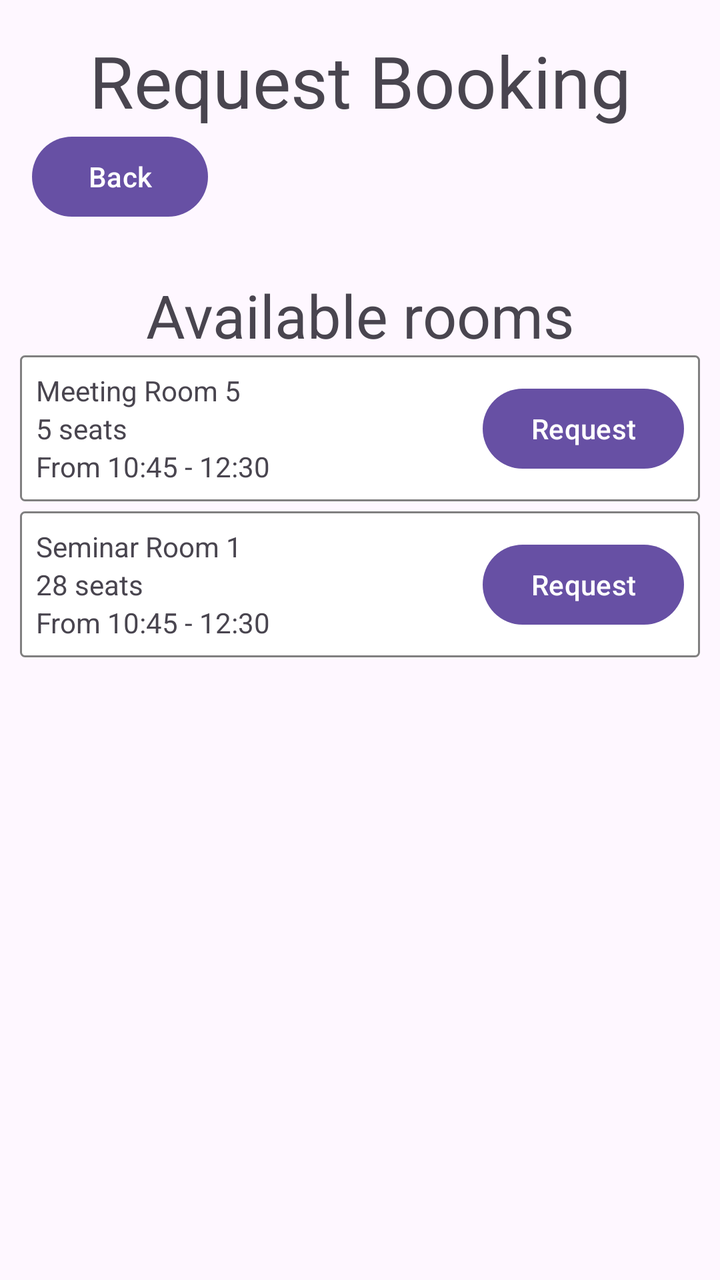
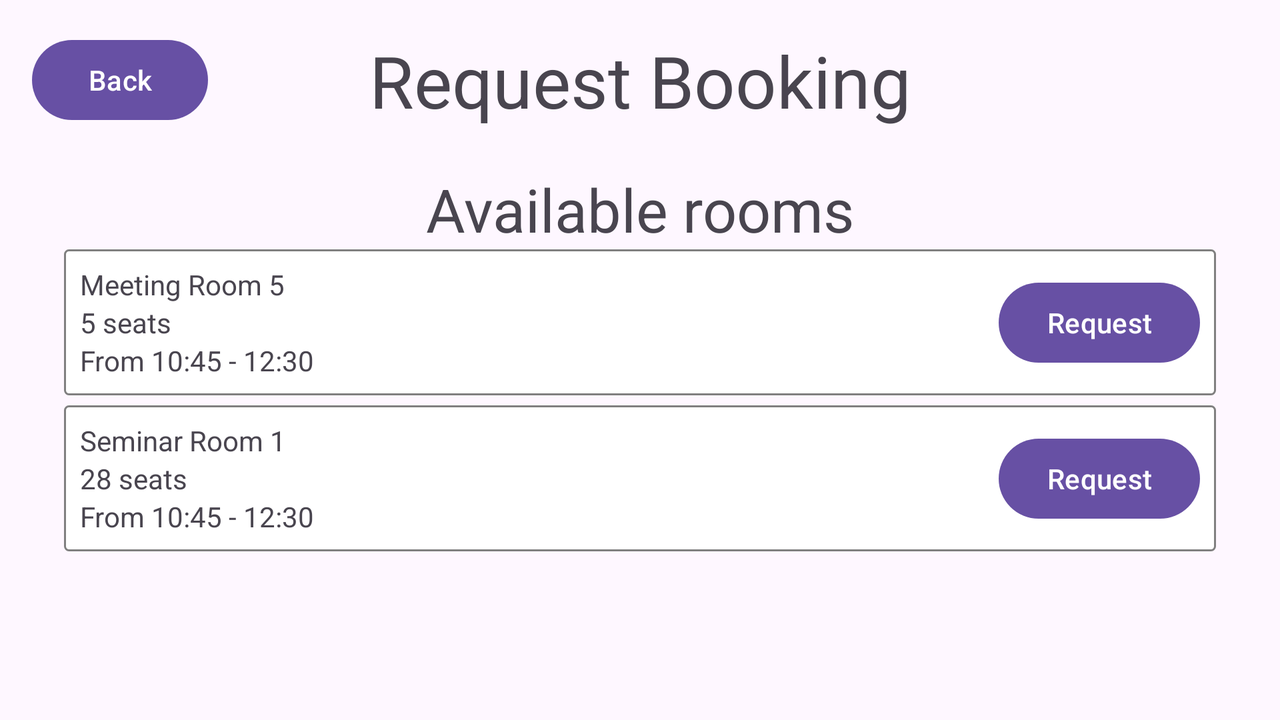

The same Android screen from two of the app's own layout files: first res/layout/ as a phone draws it, then the repository's variant for another configuration, drawn on a device whose configuration selects that folder. Both files follow.
<!-- AndroidManifest.xml: application theme Theme.COMP2000UI -->
<!-- res/layout/activity_employee_view_available_rooms.xml -->
<?xml version="1.0" encoding="utf-8"?>
<androidx.constraintlayout.widget.ConstraintLayout xmlns:android="http://schemas.android.com/apk/res/android"
    xmlns:app="http://schemas.android.com/apk/res-auto"
    xmlns:tools="http://schemas.android.com/tools"
    android:id="@+id/cl_employee_view_available_rooms"
    android:layout_width="match_parent"
    android:layout_height="match_parent"
    tools:context=".EmployeeViewAvailableRoomsActivity">

    <TextView
        android:id="@+id/textview_request_booking"
        android:layout_width="wrap_content"
        android:layout_height="wrap_content"
        android:layout_marginTop="16dp"
        android:text="Request Booking"
        android:textSize="36sp"
        app:layout_constraintEnd_toEndOf="parent"
        app:layout_constraintStart_toStartOf="parent"
        app:layout_constraintTop_toTopOf="parent" />

    <Button
        android:id="@+id/button_back"
        android:layout_width="wrap_content"
        android:layout_height="wrap_content"
        android:layout_marginStart="16dp"
        android:text="Back"
        app:layout_constraintStart_toStartOf="parent"
        app:layout_constraintTop_toBottomOf="@+id/textview_request_booking" />

    <TextView
        android:id="@+id/textview_available_rooms"
        android:layout_width="wrap_content"
        android:layout_height="wrap_content"
        android:layout_marginTop="25dp"
        android:text="Available rooms"
        android:textSize="30sp"
        app:layout_constraintEnd_toEndOf="parent"
        app:layout_constraintStart_toStartOf="parent"
        app:layout_constraintTop_toBottomOf="@+id/button_back" />

    <ScrollView
        android:layout_width="0dp"
        android:layout_height="0dp"
        android:layout_marginStart="10dp"
        android:layout_marginEnd="10dp"
        android:layout_marginBottom="10dp"
        app:layout_constraintBottom_toTopOf="@+id/button_back_to_dashboard"
        app:layout_constraintEnd_toEndOf="parent"
        app:layout_constraintHorizontal_bias="1.0"
        app:layout_constraintStart_toStartOf="parent"
        app:layout_constraintTop_toBottomOf="@+id/textview_available_rooms">

        <LinearLayout
            android:id="@+id/linearlayout_request_list"
            android:layout_width="match_parent"
            android:layout_height="wrap_content"
            android:orientation="vertical">

            <androidx.constraintlayout.widget.ConstraintLayout
                android:id="@+id/booking_request_example_item_1"
                android:layout_width="match_parent"
                android:layout_height="match_parent"
                android:layout_marginBottom="5sp"
                android:background="@drawable/element_border">

                <LinearLayout
                    android:layout_width="0dp"
                    android:layout_height="match_parent"
                    android:layout_marginEnd="5dp"
                    android:orientation="vertical"
                    app:layout_constraintBottom_toBottomOf="parent"
                    app:layout_constraintEnd_toStartOf="@+id/button_request_room_1"
                    app:layout_constraintStart_toStartOf="parent"
                    app:layout_constraintTop_toTopOf="parent">

                    <TextView
                        android:id="@+id/textView3"
                        android:layout_width="match_parent"
                        android:layout_height="wrap_content"
                        android:text="Meeting Room 5" />

                    <TextView
                        android:id="@+id/textView4"
                        android:layout_width="match_parent"
                        android:layout_height="wrap_content"
                        android:text="5 seats" />

                    <TextView
                        android:id="@+id/textView5"
                        android:layout_width="match_parent"
                        android:layout_height="wrap_content"
                        android:text="From 10:45 - 12:30" />

                </LinearLayout>

                <Button
                    android:id="@+id/button_request_room_1"
                    android:layout_width="wrap_content"
                    android:layout_height="wrap_content"
                    android:text="Request"
                    app:layout_constraintBottom_toBottomOf="parent"
                    app:layout_constraintEnd_toEndOf="parent"
                    app:layout_constraintTop_toTopOf="parent" />

            </androidx.constraintlayout.widget.ConstraintLayout>

            <androidx.constraintlayout.widget.ConstraintLayout
                android:id="@+id/booking_request_example_item_2"
                android:layout_width="match_parent"
                android:layout_height="match_parent"
                android:background="@drawable/element_border">

                <LinearLayout
                    android:layout_width="0dp"
                    android:layout_height="match_parent"
                    android:layout_marginEnd="5dp"
                    android:orientation="vertical"
                    app:layout_constraintBottom_toBottomOf="parent"
                    app:layout_constraintEnd_toStartOf="@+id/button_request_room_2"
                    app:layout_constraintStart_toStartOf="parent"
                    app:layout_constraintTop_toTopOf="parent">

                    <TextView
                        android:id="@+id/textView6"
                        android:layout_width="match_parent"
                        android:layout_height="wrap_content"
                        android:text="Seminar Room 1" />

                    <TextView
                        android:id="@+id/textView7"
                        android:layout_width="match_parent"
                        android:layout_height="wrap_content"
                        android:text="28 seats" />

                    <TextView
                        android:id="@+id/textView8"
                        android:layout_width="match_parent"
                        android:layout_height="wrap_content"
                        android:text="From 10:45 - 12:30" />

                </LinearLayout>

                <Button
                    android:id="@+id/button_request_room_2"
                    android:layout_width="wrap_content"
                    android:layout_height="wrap_content"
                    android:text="Request"
                    app:layout_constraintBottom_toBottomOf="parent"
                    app:layout_constraintEnd_toEndOf="parent"
                    app:layout_constraintTop_toTopOf="parent" />

            </androidx.constraintlayout.widget.ConstraintLayout>
        </LinearLayout>
    </ScrollView>

    <Button
        android:id="@+id/button_back_to_dashboard"
        android:layout_width="wrap_content"
        android:layout_height="wrap_content"
        android:layout_marginBottom="16dp"
        android:text="Back To Dashboard"
        android:visibility="gone"
        app:layout_constraintBottom_toBottomOf="parent"
        app:layout_constraintEnd_toEndOf="parent"
        app:layout_constraintStart_toStartOf="parent" />
</androidx.constraintlayout.widget.ConstraintLayout>
<!-- resources referenced by this layout -->
<resources>
  <!-- drawable element_border (drawable) -->
  <?xml version="1.0" encoding="utf-8"?>
  <shape xmlns:android="http://schemas.android.com/apk/res/android"
      android:shape="rectangle">
  
      <solid android:color="#FFFFFF" />
  
      <stroke
          android:width="1dp"
          android:color="#808080"
          />
  
      <corners android:radius="2dp" />
  
      <padding
          android:left="8dp"
          android:top="8dp"
          android:right="8dp"
          android:bottom="8dp"
          />
  
  </shape>
  <style name="Theme.COMP2000UI" parent="Base.Theme.COMP2000UI" />
  <style name="Base.Theme.COMP2000UI" parent="Theme.Material3.DayNight.NoActionBar">
          
          
      </style>
</resources>
<!-- res/layout-land/activity_employee_view_available_rooms.xml (the repository's variant of the layout above) -->
<!-- drawn on the phone turned sideways -->
<?xml version="1.0" encoding="utf-8"?>
<androidx.constraintlayout.widget.ConstraintLayout xmlns:android="http://schemas.android.com/apk/res/android"
    xmlns:app="http://schemas.android.com/apk/res-auto"
    xmlns:tools="http://schemas.android.com/tools"
    android:id="@+id/cl_employee_view_available_rooms"
    android:layout_width="match_parent"
    android:layout_height="match_parent"
    tools:context=".EmployeeViewAvailableRoomsActivity">

    <TextView
        android:id="@+id/textview_request_booking"
        android:layout_width="wrap_content"
        android:layout_height="wrap_content"
        android:layout_marginTop="16dp"
        android:text="Request Booking"
        android:textSize="36sp"
        app:layout_constraintEnd_toEndOf="parent"
        app:layout_constraintStart_toStartOf="parent"
        app:layout_constraintTop_toTopOf="parent" />

    <Button
        android:id="@+id/button_back"
        android:layout_width="wrap_content"
        android:layout_height="wrap_content"
        android:layout_marginStart="16dp"
        android:layout_marginTop="16dp"
        android:text="Back"
        app:layout_constraintStart_toStartOf="parent"
        app:layout_constraintTop_toTopOf="parent" />

    <TextView
        android:id="@+id/textview_available_rooms"
        android:layout_width="wrap_content"
        android:layout_height="wrap_content"
        android:layout_marginTop="20dp"
        android:text="Available rooms"
        android:textSize="30sp"
        app:layout_constraintEnd_toEndOf="parent"
        app:layout_constraintStart_toStartOf="parent"
        app:layout_constraintTop_toBottomOf="@+id/textview_request_booking" />

    <ScrollView
        android:layout_width="0dp"
        android:layout_height="0dp"
        android:layout_marginStart="32dp"
        android:layout_marginEnd="32dp"
        android:layout_marginBottom="10dp"
        app:layout_constraintBottom_toTopOf="@+id/button_back_to_dashboard"
        app:layout_constraintEnd_toEndOf="parent"
        app:layout_constraintHorizontal_bias="1.0"
        app:layout_constraintStart_toStartOf="parent"
        app:layout_constraintTop_toBottomOf="@+id/textview_available_rooms">

        <LinearLayout
            android:id="@+id/linearlayout_request_list"
            android:layout_width="match_parent"
            android:layout_height="wrap_content"
            android:orientation="vertical">

            <androidx.constraintlayout.widget.ConstraintLayout
                android:id="@+id/booking_request_example_item_1"
                android:layout_width="match_parent"
                android:layout_height="match_parent"
                android:layout_marginBottom="5sp"
                android:background="@drawable/element_border">

                <LinearLayout
                    android:layout_width="0dp"
                    android:layout_height="match_parent"
                    android:layout_marginEnd="5dp"
                    android:orientation="vertical"
                    app:layout_constraintBottom_toBottomOf="parent"
                    app:layout_constraintEnd_toStartOf="@+id/button_request_room_1"
                    app:layout_constraintStart_toStartOf="parent"
                    app:layout_constraintTop_toTopOf="parent">

                    <TextView
                        android:id="@+id/textView3"
                        android:layout_width="match_parent"
                        android:layout_height="wrap_content"
                        android:text="Meeting Room 5" />

                    <TextView
                        android:id="@+id/textView4"
                        android:layout_width="match_parent"
                        android:layout_height="wrap_content"
                        android:text="5 seats" />

                    <TextView
                        android:id="@+id/textView5"
                        android:layout_width="match_parent"
                        android:layout_height="wrap_content"
                        android:text="From 10:45 - 12:30" />

                </LinearLayout>

                <Button
                    android:id="@+id/button_request_room_1"
                    android:layout_width="wrap_content"
                    android:layout_height="wrap_content"
                    android:text="Request"
                    app:layout_constraintBottom_toBottomOf="parent"
                    app:layout_constraintEnd_toEndOf="parent"
                    app:layout_constraintTop_toTopOf="parent" />

            </androidx.constraintlayout.widget.ConstraintLayout>

            <androidx.constraintlayout.widget.ConstraintLayout
                android:id="@+id/booking_request_example_item_2"
                android:layout_width="match_parent"
                android:layout_height="match_parent"
                android:background="@drawable/element_border">

                <LinearLayout
                    android:layout_width="0dp"
                    android:layout_height="match_parent"
                    android:layout_marginEnd="5dp"
                    android:orientation="vertical"
                    app:layout_constraintBottom_toBottomOf="parent"
                    app:layout_constraintEnd_toStartOf="@+id/button_request_room_2"
                    app:layout_constraintStart_toStartOf="parent"
                    app:layout_constraintTop_toTopOf="parent">

                    <TextView
                        android:id="@+id/textView6"
                        android:layout_width="match_parent"
                        android:layout_height="wrap_content"
                        android:text="Seminar Room 1" />

                    <TextView
                        android:id="@+id/textView7"
                        android:layout_width="match_parent"
                        android:layout_height="wrap_content"
                        android:text="28 seats" />

                    <TextView
                        android:id="@+id/textView8"
                        android:layout_width="match_parent"
                        android:layout_height="wrap_content"
                        android:text="From 10:45 - 12:30" />

                </LinearLayout>

                <Button
                    android:id="@+id/button_request_room_2"
                    android:layout_width="wrap_content"
                    android:layout_height="wrap_content"
                    android:text="Request"
                    app:layout_constraintBottom_toBottomOf="parent"
                    app:layout_constraintEnd_toEndOf="parent"
                    app:layout_constraintTop_toTopOf="parent" />

            </androidx.constraintlayout.widget.ConstraintLayout>
        </LinearLayout>
    </ScrollView>

    <Button
        android:id="@+id/button_back_to_dashboard"
        android:layout_width="wrap_content"
        android:layout_height="wrap_content"
        android:layout_marginBottom="16dp"
        android:text="Back To Dashboard"
        android:visibility="gone"
        app:layout_constraintBottom_toBottomOf="parent"
        app:layout_constraintEnd_toEndOf="parent"
        app:layout_constraintStart_toStartOf="parent" />
</androidx.constraintlayout.widget.ConstraintLayout>
